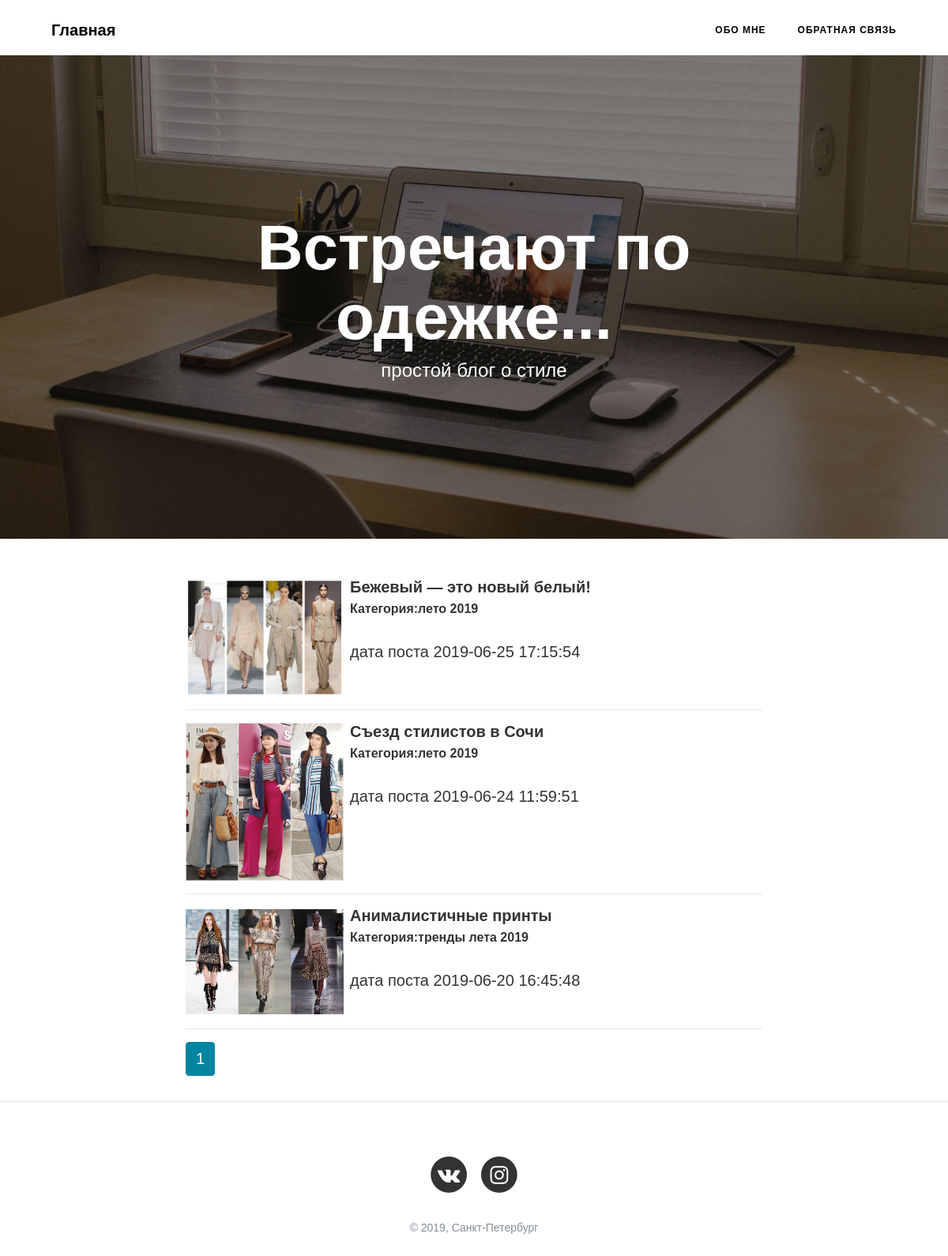
The page / on the database its author committed.
### tables this page shows
CREATE TABLE `posts` (
  `id` int(11) NOT NULL,
  `post_title` varchar(225) NOT NULL,
  `post_categori` varchar(225) NOT NULL,
  `post_text` text NOT NULL,
  `post_date` timestamp NOT NULL DEFAULT CURRENT_TIMESTAMP,
  `post_user_id` int(11) NOT NULL
);

### index.php (called while the page is built, shortened)
<?php
spl_autoload_register(function($class) {
    $path = str_replace('\\', '/', $class.'.php');
});
$router = new Router;
$router->run();

### application/controllers/MainController.php (called while the page is built, shortened)
<?php
class MainController extends Controller {
	public function indexAction() {
		$pagination = new Pagination($this->route, $this->model->postsCount());
		$vars = [
			'pagination' => $pagination->get(),
			'list' => $this->model->postsList($this->route),
		];
		$this->view->render('Главная страница', $vars);
	}
}

### application/lib/Db.php (called while the page is built, shortened)
<?php
class Db {
	protected $db;
	public function __construct() {
		$config = require 'application/config/db.php';
		$this->db = new PDO('mysql:host='.$config['host'].';dbname='.$config['dbname'].';charset='.$config['charset'].'', $config['user'], $config['password'] );
	}
	public function query($sql, $params = []) {
		$stmt = $this->db->prepare($sql);
		if (!empty($params)) {
			foreach ($params as $key => $val) {
				if (is_int($val)) {
					$type = PDO::PARAM_INT;
				} else {
					$type = PDO::PARAM_STR;
				}
				$stmt->bindValue(':'.$key, $val, $type);
			}
		}
		$stmt->execute();
		return $stmt;
	}
	public function row($sql, $params = []) {
		$result = $this->query($sql, $params);
		return $result->fetchAll(PDO::FETCH_ASSOC);
	}
	public function column($sql, $params = []) {
		$result = $this->query($sql, $params);
		return $result->fetchColumn();
	}
}
?>

### application/config/db.php (called while the page is built)
<?php
return [
	"host" => "localhost",
	"dbname" => "server",
	"user" => "root",
	"password" => "",
	"charset" => "utf8",
];
?>

### application/models/Main.php (called while the page is built, shortened)
<?php
class Main extends Model {
	public function postsCount() {
		return $this->db->column('SELECT COUNT(id) FROM posts');
	}
	public function postsList($route) {
		$max = 10;
		$params = [
			'max' => $max,
			'start' => ((($route['page'] ?? 1) - 1) * $max),
		];
		return $this->db->row('SELECT * FROM posts ORDER BY id DESC LIMIT :start, :max', $params);
	}
}

### application/core/Controller.php (called while the page is built, shortened)
<?php
abstract class Controller {
	public function __construct($route) {
		$this->route = $route;
		$this->model = $this->loadModel($route['controller']);
	}
	public function loadModel($name) {
		$path = 'application\models\\'.ucfirst($name);
		if (class_exists($path)) {
			return new $path;
		}
	}
}

### application/core/Model.php (called while the page is built, shortened)
<?php
abstract class Model {
	public function __construct() {
		$this->db = new Db;
	}
}

### application/views/main/index.php (the view)
<header class="masthead" style="background-image: url('/public/images/home-bg.jpg')">
    <div class="container">
        <div class="row">
            <div class="col-lg-8 col-md-10 mx-auto">
                <div class="site-heading">
                    <h1>Встречают по одежке...</h1>
                    <span class="subheading">простой блог о стиле</span>
                </div>
            </div>
        </div>
    </div>
</header>
<div class="container">
    <div class="row">
        <div class="col-lg-8 col-md-10 mx-auto">
            <?php if (empty($list)): ?>
                <p>Список постов пуст</p>
            <?php else: ?>
                <?php foreach ($list as $val): ?>
                    <div class="post-preview">
                        <div class="media">
                            <img src="public/materials/<?php echo $val['id']; ?>.jpg" class="align-self-center mr-2" >
                            <div class="media-body">
                                <a href="/post/<?php echo $val['id']; ?>">
                                <h5 class="mt-0"><?php echo htmlspecialchars($val['post_title'], ENT_QUOTES); ?></h5>
                                <h6 class="mt-0">Категория:<?php echo htmlspecialchars($val['post_categori'], ENT_QUOTES); ?></h6>
                            </a>
                            <p class="post-meta">дата поста <?php echo  $val['post_date']; ?></p>
                        </div>
                    </div>
                </div>
                <hr>
                <?php endforeach; ?>
                <div class="clearfix">
                    <?php echo $pagination; ?>
                </div>
            <?php endif; ?>
        </div>
    </div>
</div>

### application/core/Router.php (shortened to what this page needs)
<?php
class Router {
    protected $routes = [];
    protected $params = [];
    public function add($route, $params) {
        $route = preg_replace('/{([a-z]+):([^\}]+)}/', '(?P<\1>\2)', $route);
        $route = '#^'.$route.'$#';
        $this->routes[$route] = $params;
    }
    public function match() {
        $url = trim($_SERVER['REQUEST_URI'], '/');
        foreach ($this->routes as $route => $params) {
            if (preg_match($route, $url, $matches)) {
                $this->params = $params;
                return true;
            }
        }
        return false;
    }
    public function run(){
        if ($this->match()) {
            $path = 'application\controllers\\'.ucfirst($this->params['controller']).'Controller';
            if (class_exists($path)) {
                $action = $this->params['action'].'Action';
                if (method_exists($path, $action)) {
                    $controller = new $path($this->params);
                    $controller->$action();
                } else {
                    View::errorCode(404);
                }
            } else {
                View::errorCode(404);
            }
        } else {
            View::errorCode(404);
        }
    }
}

### application/lib/Pagination.php (shortened to what this page needs)
<?php
class Pagination {
    private $max = 10;
    private $route;
    private $current_page;
    private $total;
    private $limit;
    public function __construct($route, $total, $limit = 10) {
        $this->route = $route;
        $this->total = $total;
        $this->limit = $limit;
        $this->amount = $this->amount();
    }
    public function get() {
        $links = null;
        $limits = $this->limits();
        $html = '<nav><ul class="pagination">';
        for ($page = $limits[0]; $page <= $limits[1]; $page++) {
            if ($page == $this->current_page) {
                $links .= '<li class="page-item active"><span class="page-link">'.$page.'</span></li>';
            } else {
                $links .= $this->generateHtml($page);
            }
        }
        $html .= $links.' </ul></nav>';
        return $html;
    }
    private function limits() {
        $left = $this->current_page - round($this->max / 2);
        $start = $left > 0 ? $left : 1;
        if ($start + $this->max <= $this->amount) {
            $end = $start > 1 ? $start + $this->max : $this->max;
        }
        else {
            $end = $this->amount;
            $start = $this->amount - $this->max > 0 ? $this->amount - $this->max : 1;
        }
        return array($start, $end);
    }
    private function setCurrentPage() {
        if (isset($this->route['page'])) {
            $currentPage = $this->route['page'];
        } else {
            $currentPage = 1;
        }
        $this->current_page = $currentPage;
    }
    private function amount() {
        return ceil($this->total / $this->limit);
    }
}

### application/core/View.php (shortened to what this page needs)
<?php
class View {
	public $path;
	public $layout = 'default';
	public function __construct($route) {
		$this->path = $route['controller'].'/'.$route['action'];
	}
	public function render($title, $vars = []) {
		$path = 'application/views/'.$this->path.'.php';
		if (file_exists($path)) {
			require $path;
			$content = ob_get_clean();
			require 'application/views/layouts/'.$this->layout.'.php';
		}
	}
}

### application/views/layouts/default.php (shortened to what this page needs)
<!DOCTYPE html>
<html lang="en">
    <head>
        <link href="/public/styles/bootstrap.css" rel="stylesheet">
        <link href="/public/styles/main.css" rel="stylesheet">
        <link href="/public/styles/font-awesome.css" rel="stylesheet">
    </head>
    <body>
        <nav class="navbar navbar-expand-lg navbar-light fixed-top" id="mainNav">
            <div class="container">
                <a class="navbar-brand" href="/">Главная</a>
                <div class="collapse navbar-collapse" id="navbarResponsive">
                    <ul class="navbar-nav ml-auto">
                        <li class="nav-item">
                            <a class="nav-link" href="/about">Обо мне</a>
                        </li>
                        <li class="nav-item">
                            <a class="nav-link" href="/contact">Обратная связь</a>
                        </li>
                    </ul>
                </div>
            </div>
        </nav>
        <?php echo $content; ?>
        <hr>
        <footer>
            <div class="container">
                <div class="row">
                    <div class="col-lg-8 col-md-10 mx-auto">
                        <ul class="list-inline text-center">
                            <li class="list-inline-item">
                                <a href="https://vk.com/id10843806" target="_blank">
                                    <span class="fa-stack fa-lg">
                                        <i class="fa fa-circle fa-stack-2x"></i>
                                        <i class="fa fa-vk fa-stack-1x fa-inverse"></i>
                                    </span>
                                </a>
                            </li>
                            <li class="list-inline-item">
                                <a href="https://www.instagram.com/olga_struchaeva/" target="_blank">
                                    <span class="fa-stack fa-lg">
                                        <i class="fa fa-circle fa-stack-2x"></i>
                                        <i class="fa fa-instagram fa-stack-1x fa-inverse"></i>
                                    </span>
                                </a>
                            </li>
                        </ul>
                        <p class="copyright text-muted">&copy; 2019, Санкт-Петербург</p>
                    </div>
                </div>
            </div>
        </footer>
    </body>
</html>

### public/styles/main.css (style rules this page uses)
body { font-size:20px;color:#333;font-family:Arial,serif }
p { line-height:1.5;margin:30px 0 }
h1,h2,h3,h4,h5,h6 { font-weight:800;font-family:Arial,sans-serif }
a { color:#333;-webkit-transition:all .2s;-moz-transition:all .2s;transition:all .2s }
body { -webkit-tap-highlight-color:#0085a1 }
#mainNav { position:absolute;border-bottom:1px solid #eee;background-color:#fff;font-family:Arial,sans-serif }
#mainNav .navbar-brand { font-weight:800;color:#000 }
#mainNav .navbar-nav>li.nav-item>a { font-size:12px;font-weight:800;letter-spacing:1px;text-transform:uppercase }
@media only screen and (min-width:992px) { #mainNav { border-bottom:1px solid transparent;background:0 0 } }
@media only screen and (min-width:992px) { #mainNav .navbar-brand { padding:15px 20px;color:#fff } }
@media only screen and (min-width:992px) { #mainNav .navbar-nav>li.nav-item>a { padding:15px 20px;color:#fff } }
@media only screen and (min-width:1170px) { #mainNav { -webkit-transition:background-color .2s;-moz-transition:background-color .2s;transition:background-color .2s;-webkit-transform:translate3d(0,0,0);-moz-transform:translate3d(0,0,0);-ms-transform:translate3d(0,0,0);-o-transform:translate3d(0,0,0);transform:translate3d(0,0,0);-webkit-backface-visibility:hidden } }
header.masthead { margin-bottom:50px;background:no-repeat center center;background-color:#777;background-attachment:scroll;-webkit-background-size:cover;-moz-background-size:cover;-o-background-size:cover;background-size:cover }
header.masthead .page-heading,header.masthead .post-heading,header.masthead .site-heading { padding:200px 0 150px;color:#fff }
@media only screen and (min-width:768px) { header.masthead .page-heading,header.masthead .post-heading,header.masthead .site-heading { padding:200px 0 } }
header.masthead .page-heading,header.masthead .site-heading { text-align:center }
header.masthead .page-heading h1,header.masthead .site-heading h1 { font-size:50px;margin-top:0 }
header.masthead .page-heading .subheading,header.masthead .site-heading .subheading { font-size:24px;font-weight:300;line-height:1.1;display:block;margin:10px 0 0;font-family:Arial,sans-serif }
@media only screen and (min-width:768px) { header.masthead .page-heading h1,header.masthead .site-heading h1 { font-size:80px } }
footer { padding:50px 0 65px }
footer .list-inline { margin:0;padding:0 }
footer .copyright { font-size:14px;margin-bottom:0;text-align:center }
.page-link, .page-link:hover { color:#000; }
.page-item.active .page-link { background: #0085A1; border-color: #0085A1 }
.align-self-center { width: 200px; }
#mainNav .navbar-brand { padding:15px 20px; color:#000; }
#mainNav .navbar-nav>li.nav-item>a { padding:15px 20px; color:#000; }
.masthead { background-image: url('/public/images/home-bg.jpg'); margin-top: 70px; }

### rows shown on the page
posts: shows a picture, post_title "Бежевый — это новый белый!", post_categori "лето 2019", post_date "2019-06-25 17:15:54"
posts: shows a picture, post_title "Съезд стилистов в Сочи", post_categori "лето 2019", post_date "2019-06-24 11:59:51"
posts: shows a picture, post_title "Анималистичные принты", post_categori "тренды лета 2019", post_date "2019-06-20 16:45:48"
